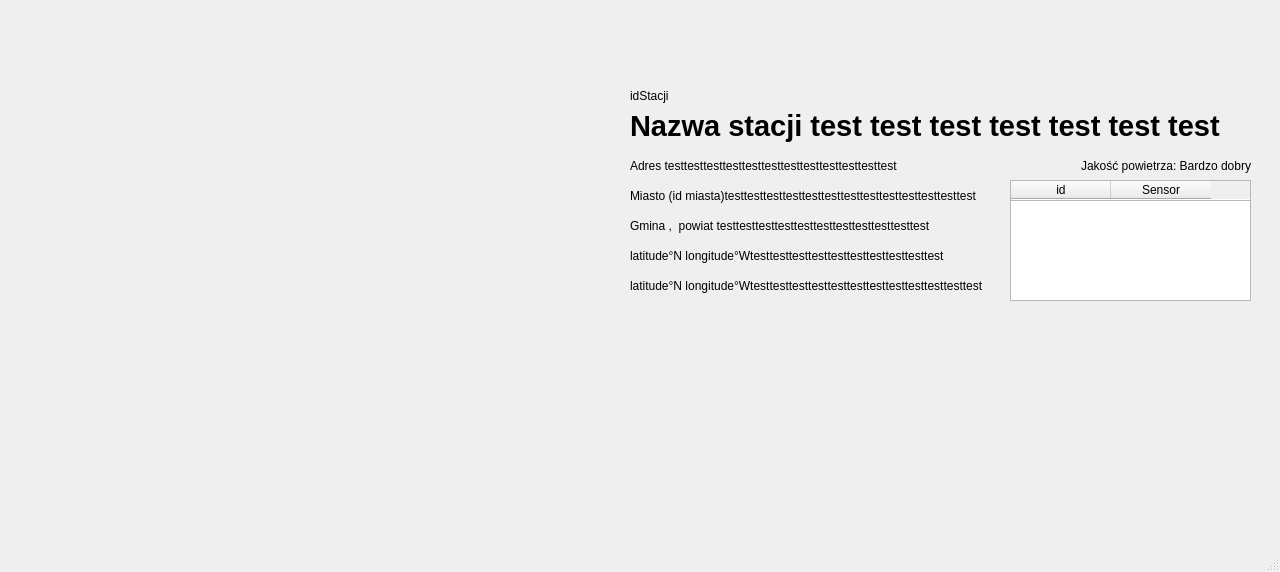
<?xml version="1.0" encoding="UTF-8"?>
<ui version="4.0">
 <class>MainWindow</class>
 <widget class="QMainWindow" name="MainWindow">
  <property name="geometry">
   <rect>
    <x>0</x>
    <y>0</y>
    <width>1280</width>
    <height>572</height>
   </rect>
  </property>
  <property name="cursor">
   <cursorShape>PointingHandCursor</cursorShape>
  </property>
  <property name="mouseTracking">
   <bool>true</bool>
  </property>
  <property name="windowTitle">
   <string>MainWindow</string>
  </property>
  <widget class="QWidget" name="centralwidget">
   <widget class="QLabel" name="mainLabel">
    <property name="geometry">
     <rect>
      <x>630</x>
      <y>100</y>
      <width>641</width>
      <height>51</height>
     </rect>
    </property>
    <property name="font">
     <font>
      <pointsize>22</pointsize>
      <bold>true</bold>
     </font>
    </property>
    <property name="text">
     <string>Nazwa stacji test test test test test test test</string>
    </property>
   </widget>
   <widget class="QLabel" name="stationId">
    <property name="geometry">
     <rect>
      <x>630</x>
      <y>80</y>
      <width>91</width>
      <height>31</height>
     </rect>
    </property>
    <property name="text">
     <string>idStacji</string>
    </property>
   </widget>
   <widget class="QLabel" name="communeAndProvince">
    <property name="geometry">
     <rect>
      <x>630</x>
      <y>210</y>
      <width>371</width>
      <height>31</height>
     </rect>
    </property>
    <property name="text">
     <string>Gmina &lt;gmina&gt;,  powiat &lt;powiat&gt;testtesttesttesttesttesttesttesttesttesttest</string>
    </property>
   </widget>
   <widget class="QLabel" name="adress">
    <property name="geometry">
     <rect>
      <x>630</x>
      <y>150</y>
      <width>371</width>
      <height>31</height>
     </rect>
    </property>
    <property name="text">
     <string>Adres testtesttesttesttesttesttesttesttesttesttesttest</string>
    </property>
   </widget>
   <widget class="QLabel" name="city">
    <property name="geometry">
     <rect>
      <x>630</x>
      <y>180</y>
      <width>371</width>
      <height>31</height>
     </rect>
    </property>
    <property name="text">
     <string>Miasto (id miasta)testtesttesttesttesttesttesttesttesttesttesttesttest</string>
    </property>
   </widget>
   <widget class="QLabel" name="province">
    <property name="geometry">
     <rect>
      <x>630</x>
      <y>240</y>
      <width>371</width>
      <height>31</height>
     </rect>
    </property>
    <property name="text">
     <string>latitude°N longitude°Wtesttesttesttesttesttesttesttesttesttest</string>
    </property>
   </widget>
   <widget class="QLabel" name="coords">
    <property name="geometry">
     <rect>
      <x>630</x>
      <y>270</y>
      <width>371</width>
      <height>31</height>
     </rect>
    </property>
    <property name="text">
     <string>latitude°N longitude°Wtesttesttesttesttesttesttesttesttesttesttesttest</string>
    </property>
   </widget>
   <widget class="QLabel" name="airIndex">
    <property name="geometry">
     <rect>
      <x>1080</x>
      <y>150</y>
      <width>171</width>
      <height>31</height>
     </rect>
    </property>
    <property name="layoutDirection">
     <enum>Qt::LayoutDirection::RightToLeft</enum>
    </property>
    <property name="autoFillBackground">
     <bool>false</bool>
    </property>
    <property name="text">
     <string>Jakość powietrza: Bardzo dobry</string>
    </property>
    <property name="scaledContents">
     <bool>false</bool>
    </property>
    <property name="alignment">
     <set>Qt::AlignmentFlag::AlignRight|Qt::AlignmentFlag::AlignTrailing|Qt::AlignmentFlag::AlignVCenter</set>
    </property>
   </widget>
   <widget class="QListWidget" name="sensorListWidget">
    <property name="geometry">
     <rect>
      <x>1010</x>
      <y>180</y>
      <width>241</width>
      <height>121</height>
     </rect>
    </property>
   </widget>
   <widget class="QTableWidget" name="sensorTableWidget">
    <property name="geometry">
     <rect>
      <x>1010</x>
      <y>180</y>
      <width>241</width>
      <height>21</height>
     </rect>
    </property>
    <column>
     <property name="text">
      <string>id</string>
     </property>
    </column>
    <column>
     <property name="text">
      <string>Sensor</string>
     </property>
    </column>
   </widget>
  </widget>
  <widget class="QMenuBar" name="menubar">
   <property name="geometry">
    <rect>
     <x>0</x>
     <y>0</y>
     <width>1280</width>
     <height>21</height>
    </rect>
   </property>
  </widget>
  <widget class="QStatusBar" name="statusbar"/>
 </widget>
 <resources/>
 <connections/>
</ui>
